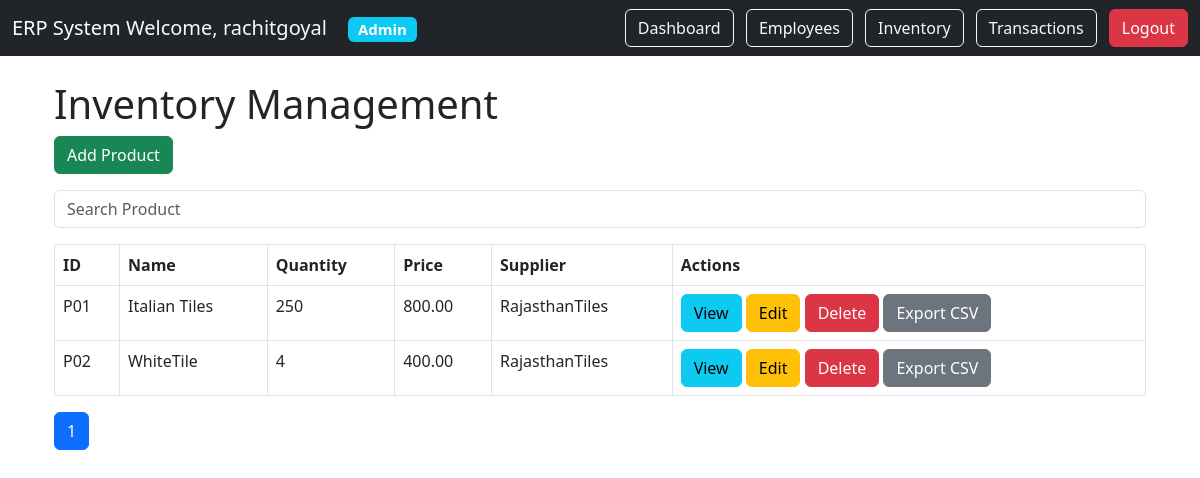
Screenshot of /inventory/ (signed in) with the database file from the repository.
### inventory/models.py (models this page shows)
class Product(models.Model):
    product_id = models.CharField(max_length=20)
    product_name = models.CharField(max_length=100)
    quantity = models.IntegerField()
    price = models.DecimalField(
        max_digits=10,
        decimal_places=2
    )
    supplier = models.CharField(max_length=100)

### inventory/views.py (the view)
@login_required
@user_passes_test(inventory_access)
def product_list(request):
    query = request.GET.get('search')
    if query:
        product_list = Product.objects.filter(
            product_name__icontains=query
        )
    else:
        product_list = Product.objects.all()
    paginator = Paginator(
        product_list,
        5
    )
    page_number = request.GET.get(
        'page'
    )
    products = paginator.get_page(
        page_number
    )
    return render(
        request,
        'inventory/product_list.html',
        {
            'products': products
        }
    )

### inventory/views.py (called while the page is built)
def inventory_access(user):
    return (
        user.is_superuser
        or
        user.groups.filter(
            name='Inventory Manager'
        ).exists()
    )

### inventory/templates/inventory/product_list.html (shortened to what this page needs)
{% extends 'base.html' %}
{% block content %}
<!DOCTYPE html>
<html>
<head>
<link href="https://cdn.jsdelivr.net/npm/bootstrap@5.3.0/dist/css/bootstrap.min.css"
rel="stylesheet">
</head>
<body>
<div class="container mt-4">
<h1>Inventory Management</h1>
<a href="{% url 'product_create' %}"
class="btn btn-success mb-3">
Add Product
</a>
<form method="GET">
<input
type="text"
name="search"
placeholder="Search Product"
class="form-control mb-3">
</form>
<table class="table table-bordered">
<tr>
<th>ID</th>
<th>Name</th>
<th>Quantity</th>
<th>Price</th>
<th>Supplier</th>
<th>Actions</th>
</tr>
{% for product in products %}
<tr>
<td>{{ product.product_id }}</td>
<td>{{ product.product_name }}</td>
<td>{{ product.quantity }}</td>
<td>{{ product.price }}</td>
<td>{{ product.supplier }}</td>
<td>
<a
href="{% url 'product_detail' product.id %}"
class="btn btn-info">
View
</a>
<a
href="{% url 'product_update' product.id %}"
class="btn btn-warning">
Edit
</a>
<a
href="{% url 'product_delete' product.id %}"
class="btn btn-danger"
onclick="return confirm(
'Are you sure you want to delete this product?'
)">
Delete
</a>
<a
href="{% url 'export_inventory_csv' %}"
class="btn btn-secondary">
Export CSV
</a>
</td>
</tr>
{% endfor %}
</table>
<nav>
<ul class="pagination">
<li class="page-item active">
<span class="page-link">
{{ products.number }}
</span>
</li>
</ul>
</nav>
</div>
</body>
</html>
{% endblock %}

### templates/base.html (shortened to what this page needs)
<!DOCTYPE html>
<html>
<head>
<link href="https://cdn.jsdelivr.net/npm/bootstrap@5.3.0/dist/css/bootstrap.min.css"
rel="stylesheet">
</head>
<body>
<nav class="navbar navbar-expand-lg navbar-dark bg-dark">
<div class="container-fluid">
<a class="navbar-brand" href="/">
ERP System
<span class="text-light me-3">
Welcome,
{{ request.user.username }}
</span>
<span class="badge bg-info">
{% if user.is_superuser %}
Admin
{% elif user.groups.all.0.name %}
{{ user.groups.all.0.name }}
{% endif %}
</span>
<div>
<a class="btn btn-outline-light me-2"
href="/">
Dashboard
</a>
{% if user.is_superuser or user.groups.all.0.name == 'HR' %}
<a class="btn btn-outline-light me-2"
href="/employees/">
Employees
</a>
{% endif %}
{% if user.is_superuser or user.groups.all.0.name == 'Inventory Manager' %}
<a class="btn btn-outline-light me-2"
href="/inventory/">
Inventory
</a>
<a
class="btn btn-outline-light me-2"
href="/inventory/transactions/">
Transactions
</a>
{% endif %}
<a class="btn btn-danger"
href="/accounts/logout/">
Logout
</a>
</div>
</div>
</nav>
<div class="container mt-4">
{% block content %}
{% endblock %}
</div>
</body>
</html>

### rows the page displays
Product: product_id "P01", product_name "Italian Tiles", quantity "250", price "800.00", supplier "RajasthanTiles"
Product: product_id "P02", product_name "WhiteTile", quantity "4", price "400.00", supplier "RajasthanTiles"

### other values shown
{{ request.user.username }} "rachitgoyal"
{{ products.number }} "1"
